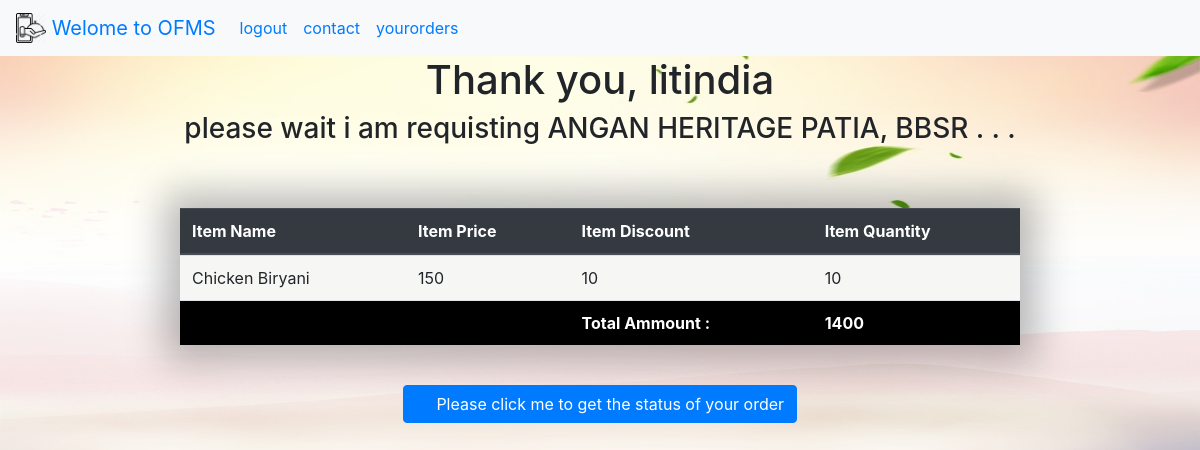
Screenshot of /orderstatus/25/ (signed in) with the database file from the repository.
### service/models.py (models this page shows, shortened)
class  Order ( models . Model ) :
	username = models . CharField ( max_length = 50 )
	hotel_id = models . CharField ( max_length = 20 )
	item_ids = models . CharField ( max_length = 500 )
	order_date = models . DateField ( default = datetime . now  )
	hotel_status = models . CharField ( max_length = 30 ,default='Please Wait for Hotel conformation !', choices = [ [i,i] for i in  ['cancel', 'accept', 'processing', 'cooking', 'packed', 'delivered', 'orderonhandofdelvboy', 'On the Way', 'iod', 'Delivered']])
	order_address = models . CharField ( max_length = 500 , default = 'None', null = True )
	user_hotel_rating = models . IntegerField ( null = True )
	user_delivery_boy_rating = models . IntegerField ( null = True )
	user_review = models . CharField ( max_length = 100 , null = True )

class Hotel ( models . Model ) :
	hotel_name = models . CharField ( max_length = 30 , unique=True, null = True , default = None )
	hotel_address = models . CharField ( max_length = 100, null = True , default = None  )
	hotel_phone_number = models . CharField ( max_length = 20 )
	hotel_rating = models . IntegerField ( null = True , default = 0)
	hotel_image = models . CharField ( max_length = 1000 , null = True , default = None )
	def __str__ ( self ) :
		return self . hotel_name + ' '  + self . hotel_address

class Item ( models . Model ) :
	hotel = models . ForeignKey( Hotel , on_delete=models.CASCADE, null = True , default = None )
	item_name = models . CharField ( max_length = 30  )
	item_price = models . IntegerField ( null = True , default = 0)
	item_discount = models . IntegerField ( null = True , default = 0)
	item_image = models . CharField ( max_length = 1000 , null = True , default = None )

### service/views.py (the view)
def orderstatus ( request, id ) :
	obj = Order . objects . get ( id = id )  #
	order = { 'orderid' : obj . id  , 'username':request.session['username'],
	'hotel_id' : obj . hotel_id, 'item_ids' : eval(obj.item_ids)}
	print ( order )
	hotelName = Hotel . objects . filter ( id = order['hotel_id'] ) [0]
	itemsName = [ Item . objects . get ( id = x ) . item_name for x in order ['item_ids'] [0] ]
	itemsPrice = [ Item . objects . get ( id = x ) . item_price for x in order ['item_ids'] [0] ]
	itemdiscount=[ Item . objects . get ( id = x ) . item_discount for x in order ['item_ids'] [0] ]
	itemsQt = order ['item_ids'] [ 1 ]
	itemsQt = [ 0 if x == '' else x for x in itemsQt ]
	xorder = zip ( itemsName, itemsPrice,  itemdiscount, itemsQt  )
	price_after_discount = [ x - y for x , y in zip ( itemsPrice , itemdiscount )]
	print ( price_after_discount )
	total = sum ( [ int (x) * int(y) for x , y in zip ( itemsQt , price_after_discount )] )
	return render ( request , 'placeorder.html', {'order' : Order . objects.get ( id = id ) , 'hotel' : hotelName, \
		'itemsName' : itemsName, 'itemsPrice' : itemsPrice, 'itemdiscount':itemdiscount,'itemsQt' : itemsQt , 'xorder' : xorder,\
		'total' : total , 'status' : 'login' } )

### service/templates/placeorder.html (shortened to what this page needs)
{%extends 'base.html'%}
{%load static%}
{%block myblock%}
	<h1 align="center"> Thank you, {{ order.username }} </h1>
	<h3 align="center">please wait i am requisting {{ hotel }}  . . . </h3>
	<table align="center" class="table" style="width: 70%">
	<thead class="thead-dark">
	<tr>
		<th> Item Name </th>
		<th> Item Price </th>
		<th> Item Discount </th>
		<th> Item Quantity</th>
	</tr>
	</thead>
	{% for x in xorder %}
		{% if x.3 != 0 %}
		<tr>
			<td> {{ x.0 }} </td>
			<td> {{ x.1 }} </td>
			<td> {{ x.2 }} </td>
			<td> {{ x.3 }} </td>
		</tr>
		{% endif %}
	{% endfor %}
		<tr style="color: white; background-color : black ">
			<td>
			</td>
			<td>
			</td>
			<td>
				<b>Total Ammount : </b>
			</td>
			<td>
			 <b>{{ total }}</b>
			</td>
		</tr>
	</table>
	<center>
	<button  class="btn btn-primary" type="button" id = 'myButton'>
  	Please click me to get the status of your order
	</button>
	</center>
{%endblock%}

### service/templates/placeorder.html (style rules this page uses)
table { background-color: #f6f6f4; margin: 30px auto; border-collapse: separate; border-spacing: 0; box-shadow: 0px 0px 36px 15px rgba(0, 0, 0, 0.28); }

### rows the page displays
Order: username "litindia"
Hotel: hotel_name+hotel_address "ANGAN HERITAGE PATIA, BBSR"
Item: item_name "Chicken Biryani", item_price "150", item_discount "10"

### other values shown
{{ total }} "1400"
